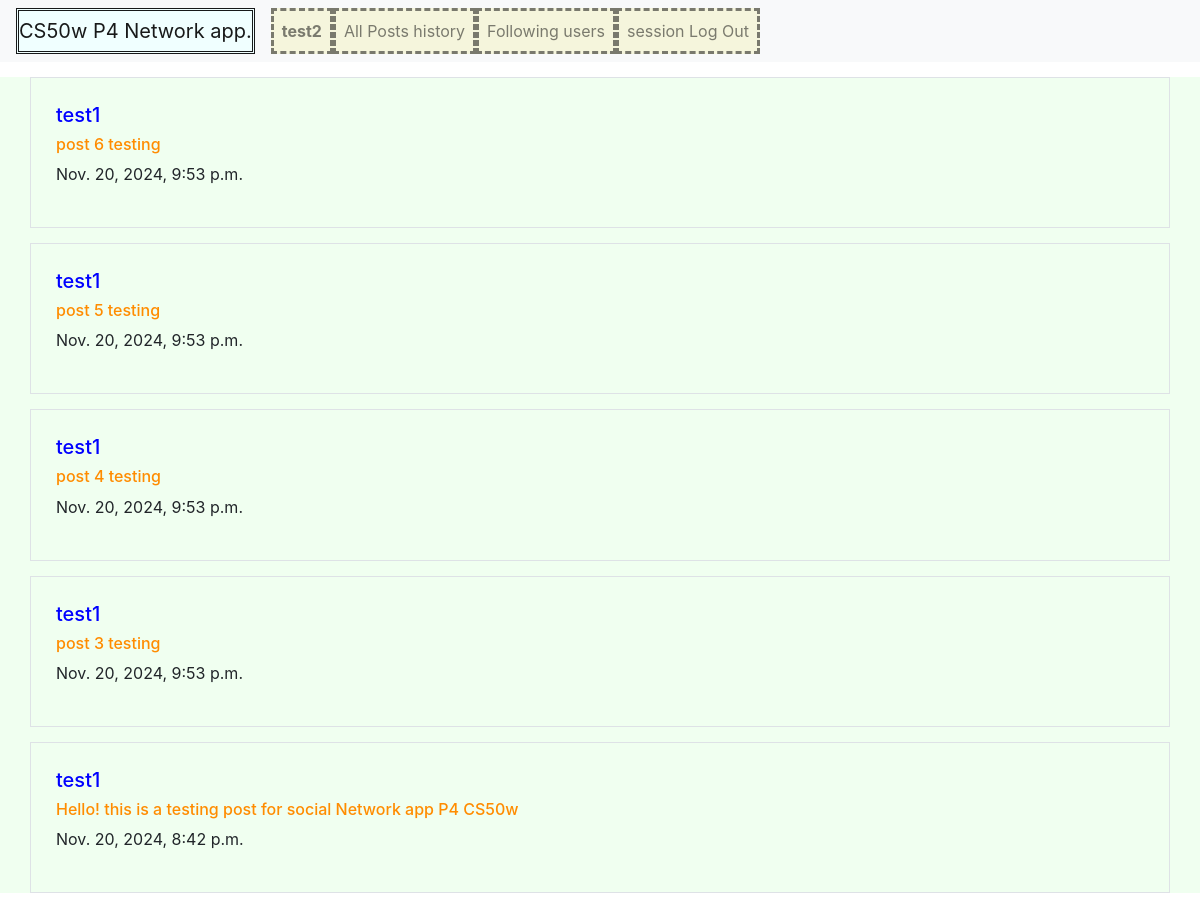
The page /following (signed in) on the database its author committed.
### network/models.py (models this page shows, shortened)
class User(AbstractUser):
    pass

class Post(models.Model):
    user = models.ForeignKey(User, on_delete=models.CASCADE)
    post = models.TextField()
    date_added = models.DateTimeField(auto_now=True)
    liked_users = models.ManyToManyField(User, related_name='liked_posts')

### network/views.py (the view)
# urls.py: path("following", views.following, name="following"),
def following(request):
    user_following = []  # all users that the current loged-in user follows (objects list)
    user_following_profile = request.user.following.all() # define a set of all following users
    for user in user_following_profile:  # object iteration of user following
        user_following.append(user.following)
    posts = []
    for user in user_following: # see all posts made by users that the current user follows
        posts.extend(Post.objects.filter(user=user).order_by('date_added').reverse())
    return render(request, "network/following.html", {'posts': posts})

### network/templates/network/following.html
{% extends 'network/layout.html' %}
{% block body %}
    {% for post in posts %}
    <div class="border">
        <h5>{{ post.user }}</h5>
        <h6>{{ post.post }}</h6>
        <p>{{ post.date_added }}</p>
    </div>
    {% endfor %}
{% endblock %}

### network/templates/network/layout.html (shortened to what this page needs)
{% load static %}
<!DOCTYPE html>
<html lang="en">
    <head>
        <link rel="stylesheet" href="https://cdnjs.cloudflare.com/ajax/libs/font-awesome/4.7.0/css/font-awesome.min.css">
        <link rel="stylesheet" href="https://stackpath.bootstrapcdn.com/bootstrap/4.4.1/css/bootstrap.min.css">
        <link href="{% static 'network/styles.css' %}" rel="stylesheet">
    </head>
    <body>
        <nav class="navbar navbar-expand-lg navbar-light bg-light">
            <a class="navbar-brand" href="#">CS50w P4 Network app.</a>
            <div>
              <ul class="navbar-nav mr-auto">
                {% if user.is_authenticated %}
                    <li class="nav-item">
                        <a class="nav-link" href="{% url 'profile' %}"><strong>{{ user.username }}</strong></a>
                    </li>
                {% endif %}
                <li class="nav-item">
                  <a class="nav-link" href="{% url 'index' %}">All Posts history</a>
                </li>
                {% if user.is_authenticated %}
                    <li class="nav-item">
                        <a class="nav-link" href="{% url 'following' %}">Following users</a>
                    </li>
                    <li class="nav-item">
                        <a class="nav-link" href="{% url 'logout' %}">session Log Out</a>
                    </li>
                {% endif %}
              </ul>
            </div>
          </nav>
         <div class="body container-fluid">
            {% block body %}
            {% endblock %}
        </div>
    </body>
</html>

### network/static/network/styles.css (style rules this page uses)
.border { border: 3px solid black; padding: 25px; margin: 15px; }
.navbar-brand { background-color: azure; border-style: double; }
.nav-link { background-color: beige; border-style: dashed; }
h5 { color: blue; }
h6 { color: darkorange; }
.body.container-fluid { background: honeydew; }

### rows shown on the page
User: username "test2"
Post: user "test1", post "post 6 testing", date_added "Nov. 20, 2024, 9:53 p.m."
Post: user "test1", post "post 5 testing", date_added "Nov. 20, 2024, 9:53 p.m."
Post: user "test1", post "post 4 testing", date_added "Nov. 20, 2024, 9:53 p.m."
Post: user "test1", post "post 3 testing", date_added "Nov. 20, 2024, 9:53 p.m."
Post: user "test1", post "Hello! this is a testing post for social Network app P4 CS50w", date_added "Nov. 20, 2024, 8:42 p.m."
